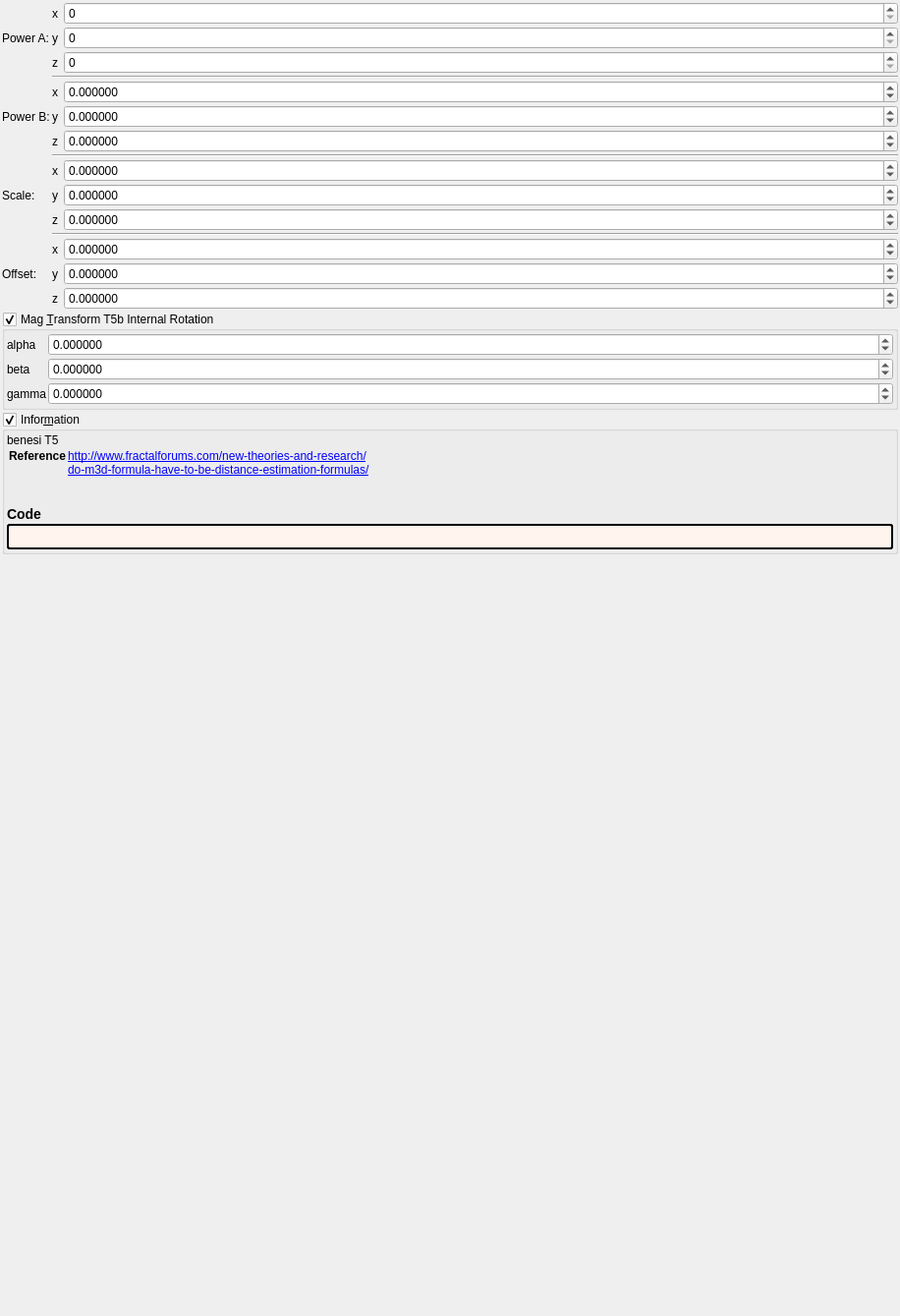
<?xml version="1.0" encoding="UTF-8"?>
<ui version="4.0">
 <class>transf_benesi_t5b</class>
 <widget class="QWidget" name="Form">
  <property name="geometry">
   <rect>
    <x>0</x>
    <y>0</y>
    <width>916</width>
    <height>1339</height>
   </rect>
  </property>
  <property name="windowTitle">
   <string notr="true">transf_benesi_t5b</string>
  </property>
  <layout class="QVBoxLayout" name="verticalLayout">
   <property name="spacing">
    <number>2</number>
   </property>
   <property name="leftMargin">
    <number>2</number>
   </property>
   <property name="topMargin">
    <number>2</number>
   </property>
   <property name="rightMargin">
    <number>2</number>
   </property>
   <property name="bottomMargin">
    <number>2</number>
   </property>
   <item>
    <layout class="QGridLayout" name="gridLayout_63" columnstretch="0,0,0,0,0,1">
     <property name="spacing">
      <number>2</number>
     </property>
     <item row="9" column="2">
      <widget class="QLabel" name="label_254">
       <property name="text">
        <string notr="true">y</string>
       </property>
      </widget>
     </item>
     <item row="12" column="5">
      <widget class="MyDoubleSpinBox" name="spinbox3_transf_addition_constant_111_x">
       <property name="sizePolicy">
        <sizepolicy hsizetype="Minimum" vsizetype="Maximum">
         <horstretch>0</horstretch>
         <verstretch>0</verstretch>
        </sizepolicy>
       </property>
       <property name="prefix">
        <string/>
       </property>
       <property name="suffix">
        <string/>
       </property>
       <property name="decimals">
        <number>6</number>
       </property>
       <property name="minimum">
        <double>-99.989999999999995</double>
       </property>
       <property name="maximum">
        <double>99.989999999999995</double>
       </property>
       <property name="singleStep">
        <double>0.100000000000000</double>
       </property>
      </widget>
     </item>
     <item row="1" column="2">
      <widget class="QLabel" name="label_265">
       <property name="text">
        <string notr="true">y</string>
       </property>
      </widget>
     </item>
     <item row="13" column="1">
      <widget class="QLabel" name="label_255">
       <property name="text">
        <string>Offset:</string>
       </property>
      </widget>
     </item>
     <item row="6" column="2">
      <widget class="QLabel" name="label_266">
       <property name="text">
        <string notr="true">z</string>
       </property>
      </widget>
     </item>
     <item row="8" column="5">
      <widget class="MyDoubleSpinBox" name="spinbox3_transf_scale3D_222_x">
       <property name="sizePolicy">
        <sizepolicy hsizetype="Minimum" vsizetype="Maximum">
         <horstretch>0</horstretch>
         <verstretch>0</verstretch>
        </sizepolicy>
       </property>
       <property name="prefix">
        <string/>
       </property>
       <property name="suffix">
        <string/>
       </property>
       <property name="decimals">
        <number>6</number>
       </property>
       <property name="minimum">
        <double>-99.989999999999995</double>
       </property>
       <property name="maximum">
        <double>99.989999999999995</double>
       </property>
       <property name="singleStep">
        <double>0.100000000000000</double>
       </property>
      </widget>
     </item>
     <item row="9" column="5">
      <widget class="MyDoubleSpinBox" name="spinbox3_transf_scale3D_222_y">
       <property name="sizePolicy">
        <sizepolicy hsizetype="Minimum" vsizetype="Maximum">
         <horstretch>0</horstretch>
         <verstretch>0</verstretch>
        </sizepolicy>
       </property>
       <property name="prefix">
        <string/>
       </property>
       <property name="suffix">
        <string/>
       </property>
       <property name="decimals">
        <number>6</number>
       </property>
       <property name="minimum">
        <double>-99.989999999999995</double>
       </property>
       <property name="maximum">
        <double>99.989999999999995</double>
       </property>
       <property name="singleStep">
        <double>0.100000000000000</double>
       </property>
      </widget>
     </item>
     <item row="10" column="1">
      <widget class="QLabel" name="label_250">
       <property name="text">
        <string/>
       </property>
      </widget>
     </item>
     <item row="0" column="5">
      <widget class="QSpinBox" name="spinboxInt_transf_int8_X"/>
     </item>
     <item row="0" column="2">
      <widget class="QLabel" name="label_263">
       <property name="text">
        <string notr="true">x</string>
       </property>
      </widget>
     </item>
     <item row="6" column="5">
      <widget class="MyDoubleSpinBox" name="spinbox3_transf_power_025_z">
       <property name="sizePolicy">
        <sizepolicy hsizetype="Minimum" vsizetype="Maximum">
         <horstretch>0</horstretch>
         <verstretch>0</verstretch>
        </sizepolicy>
       </property>
       <property name="prefix">
        <string/>
       </property>
       <property name="suffix">
        <string/>
       </property>
       <property name="decimals">
        <number>6</number>
       </property>
       <property name="minimum">
        <double>-99.989999999999995</double>
       </property>
       <property name="maximum">
        <double>99.989999999999995</double>
       </property>
       <property name="singleStep">
        <double>0.100000000000000</double>
       </property>
      </widget>
     </item>
     <item row="8" column="1">
      <widget class="QLabel" name="label_251">
       <property name="text">
        <string/>
       </property>
      </widget>
     </item>
     <item row="14" column="1">
      <widget class="QLabel" name="label_257">
       <property name="text">
        <string/>
       </property>
      </widget>
     </item>
     <item row="12" column="1">
      <widget class="QLabel" name="label_253">
       <property name="text">
        <string/>
       </property>
      </widget>
     </item>
     <item row="12" column="2">
      <widget class="QLabel" name="label_259">
       <property name="text">
        <string notr="true">x</string>
       </property>
      </widget>
     </item>
     <item row="10" column="5">
      <widget class="MyDoubleSpinBox" name="spinbox3_transf_scale3D_222_z">
       <property name="sizePolicy">
        <sizepolicy hsizetype="Minimum" vsizetype="Maximum">
         <horstretch>0</horstretch>
         <verstretch>0</verstretch>
        </sizepolicy>
       </property>
       <property name="prefix">
        <string/>
       </property>
       <property name="suffix">
        <string/>
       </property>
       <property name="decimals">
        <number>6</number>
       </property>
       <property name="minimum">
        <double>-99.989999999999995</double>
       </property>
       <property name="maximum">
        <double>99.989999999999995</double>
       </property>
       <property name="singleStep">
        <double>0.100000000000000</double>
       </property>
      </widget>
     </item>
     <item row="14" column="5">
      <widget class="MyDoubleSpinBox" name="spinbox3_transf_addition_constant_111_z">
       <property name="sizePolicy">
        <sizepolicy hsizetype="Minimum" vsizetype="Maximum">
         <horstretch>0</horstretch>
         <verstretch>0</verstretch>
        </sizepolicy>
       </property>
       <property name="prefix">
        <string/>
       </property>
       <property name="suffix">
        <string/>
       </property>
       <property name="decimals">
        <number>6</number>
       </property>
       <property name="minimum">
        <double>-99.989999999999995</double>
       </property>
       <property name="maximum">
        <double>99.989999999999995</double>
       </property>
       <property name="singleStep">
        <double>0.100000000000000</double>
       </property>
      </widget>
     </item>
     <item row="2" column="5">
      <widget class="QSpinBox" name="spinboxInt_transf_int8_Z"/>
     </item>
     <item row="4" column="2">
      <widget class="QLabel" name="label_262">
       <property name="text">
        <string notr="true">x</string>
       </property>
      </widget>
     </item>
     <item row="13" column="2">
      <widget class="QLabel" name="label_260">
       <property name="text">
        <string notr="true">y</string>
       </property>
      </widget>
     </item>
     <item row="13" column="5">
      <widget class="MyDoubleSpinBox" name="spinbox3_transf_addition_constant_111_y">
       <property name="sizePolicy">
        <sizepolicy hsizetype="Minimum" vsizetype="Maximum">
         <horstretch>0</horstretch>
         <verstretch>0</verstretch>
        </sizepolicy>
       </property>
       <property name="prefix">
        <string/>
       </property>
       <property name="suffix">
        <string/>
       </property>
       <property name="decimals">
        <number>6</number>
       </property>
       <property name="minimum">
        <double>-99.989999999999995</double>
       </property>
       <property name="maximum">
        <double>99.989999999999995</double>
       </property>
       <property name="singleStep">
        <double>0.100000000000000</double>
       </property>
      </widget>
     </item>
     <item row="10" column="2">
      <widget class="QLabel" name="label_256">
       <property name="text">
        <string notr="true">z</string>
       </property>
      </widget>
     </item>
     <item row="14" column="2">
      <widget class="QLabel" name="label_261">
       <property name="text">
        <string notr="true">z</string>
       </property>
      </widget>
     </item>
     <item row="9" column="1">
      <widget class="QLabel" name="label_258">
       <property name="text">
        <string>Scale:</string>
       </property>
      </widget>
     </item>
     <item row="2" column="2">
      <widget class="QLabel" name="label_267">
       <property name="text">
        <string notr="true">z</string>
       </property>
      </widget>
     </item>
     <item row="5" column="5">
      <widget class="MyDoubleSpinBox" name="spinbox3_transf_power_025_y">
       <property name="sizePolicy">
        <sizepolicy hsizetype="Minimum" vsizetype="Maximum">
         <horstretch>0</horstretch>
         <verstretch>0</verstretch>
        </sizepolicy>
       </property>
       <property name="prefix">
        <string/>
       </property>
       <property name="suffix">
        <string/>
       </property>
       <property name="decimals">
        <number>6</number>
       </property>
       <property name="minimum">
        <double>-99.989999999999995</double>
       </property>
       <property name="maximum">
        <double>99.989999999999995</double>
       </property>
       <property name="singleStep">
        <double>0.100000000000000</double>
       </property>
      </widget>
     </item>
     <item row="8" column="2">
      <widget class="QLabel" name="label_252">
       <property name="text">
        <string notr="true">x</string>
       </property>
      </widget>
     </item>
     <item row="1" column="1">
      <widget class="QLabel" name="label_358">
       <property name="text">
        <string>Power A:</string>
       </property>
      </widget>
     </item>
     <item row="5" column="2">
      <widget class="QLabel" name="label_264">
       <property name="text">
        <string notr="true">y</string>
       </property>
      </widget>
     </item>
     <item row="5" column="1">
      <widget class="QLabel" name="label_355">
       <property name="text">
        <string>Power B:</string>
       </property>
      </widget>
     </item>
     <item row="4" column="5">
      <widget class="MyDoubleSpinBox" name="spinbox3_transf_power_025_x">
       <property name="sizePolicy">
        <sizepolicy hsizetype="Minimum" vsizetype="Maximum">
         <horstretch>0</horstretch>
         <verstretch>0</verstretch>
        </sizepolicy>
       </property>
       <property name="prefix">
        <string/>
       </property>
       <property name="suffix">
        <string/>
       </property>
       <property name="decimals">
        <number>6</number>
       </property>
       <property name="minimum">
        <double>-99.989999999999995</double>
       </property>
       <property name="maximum">
        <double>99.989999999999995</double>
       </property>
       <property name="singleStep">
        <double>0.100000000000000</double>
       </property>
      </widget>
     </item>
     <item row="1" column="5">
      <widget class="QSpinBox" name="spinboxInt_transf_int8_Y"/>
     </item>
     <item row="11" column="2" colspan="4">
      <widget class="Line" name="line_53">
       <property name="orientation">
        <enum>Qt::Horizontal</enum>
       </property>
      </widget>
     </item>
     <item row="7" column="2" colspan="4">
      <widget class="Line" name="line_77">
       <property name="orientation">
        <enum>Qt::Horizontal</enum>
       </property>
      </widget>
     </item>
     <item row="3" column="2" colspan="4">
      <widget class="Line" name="line_80">
       <property name="orientation">
        <enum>Qt::Horizontal</enum>
       </property>
      </widget>
     </item>
    </layout>
   </item>
   <item>
    <widget class="MyGroupBox" name="groupCheck_transf_rotation_enabled">
     <property name="title">
      <string>Mag &amp;Transform T5b Internal Rotation</string>
     </property>
     <property name="checkable">
      <bool>true</bool>
     </property>
     <layout class="QVBoxLayout" name="verticalLayout_8" stretch="0">
      <property name="spacing">
       <number>2</number>
      </property>
      <property name="leftMargin">
       <number>2</number>
      </property>
      <property name="topMargin">
       <number>2</number>
      </property>
      <property name="rightMargin">
       <number>2</number>
      </property>
      <property name="bottomMargin">
       <number>2</number>
      </property>
      <item>
       <layout class="QGridLayout" name="gridLayout_10" columnstretch="0,1">
        <property name="spacing">
         <number>2</number>
        </property>
        <item row="1" column="0">
         <widget class="QLabel" name="label_34">
          <property name="text">
           <string notr="true">beta</string>
          </property>
         </widget>
        </item>
        <item row="2" column="1">
         <widget class="MyDoubleSpinBox" name="spinboxd3_transf_rotation_z">
          <property name="sizePolicy">
           <sizepolicy hsizetype="Minimum" vsizetype="Maximum">
            <horstretch>0</horstretch>
            <verstretch>0</verstretch>
           </sizepolicy>
          </property>
          <property name="prefix">
           <string/>
          </property>
          <property name="suffix">
           <string/>
          </property>
          <property name="decimals">
           <number>6</number>
          </property>
          <property name="minimum">
           <double>-180.000000000000000</double>
          </property>
          <property name="maximum">
           <double>180.000000000000000</double>
          </property>
          <property name="singleStep">
           <double>1.000000000000000</double>
          </property>
         </widget>
        </item>
        <item row="2" column="0">
         <widget class="QLabel" name="label_36">
          <property name="text">
           <string notr="true">gamma</string>
          </property>
         </widget>
        </item>
        <item row="1" column="1">
         <widget class="MyDoubleSpinBox" name="spinboxd3_transf_rotation_y">
          <property name="sizePolicy">
           <sizepolicy hsizetype="Minimum" vsizetype="Maximum">
            <horstretch>0</horstretch>
            <verstretch>0</verstretch>
           </sizepolicy>
          </property>
          <property name="prefix">
           <string/>
          </property>
          <property name="suffix">
           <string/>
          </property>
          <property name="decimals">
           <number>6</number>
          </property>
          <property name="minimum">
           <double>-180.000000000000000</double>
          </property>
          <property name="maximum">
           <double>180.000000000000000</double>
          </property>
          <property name="singleStep">
           <double>1.000000000000000</double>
          </property>
         </widget>
        </item>
        <item row="0" column="1">
         <widget class="MyDoubleSpinBox" name="spinboxd3_transf_rotation_x">
          <property name="sizePolicy">
           <sizepolicy hsizetype="Minimum" vsizetype="Maximum">
            <horstretch>0</horstretch>
            <verstretch>0</verstretch>
           </sizepolicy>
          </property>
          <property name="prefix">
           <string/>
          </property>
          <property name="suffix">
           <string/>
          </property>
          <property name="decimals">
           <number>6</number>
          </property>
          <property name="minimum">
           <double>-180.000000000000000</double>
          </property>
          <property name="maximum">
           <double>180.000000000000000</double>
          </property>
          <property name="singleStep">
           <double>1.000000000000000</double>
          </property>
         </widget>
        </item>
        <item row="0" column="0">
         <widget class="QLabel" name="label_35">
          <property name="text">
           <string notr="true">alpha</string>
          </property>
         </widget>
        </item>
       </layout>
      </item>
     </layout>
    </widget>
   </item>
   <item>
    <widget class="MyGroupBox" name="groupCheck_info">
     <property name="title">
      <string>Infor&amp;mation</string>
     </property>
     <property name="flat">
      <bool>false</bool>
     </property>
     <property name="checkable">
      <bool>true</bool>
     </property>
     <layout class="QVBoxLayout" name="verticalLayout_2">
      <property name="spacing">
       <number>2</number>
      </property>
      <property name="leftMargin">
       <number>2</number>
      </property>
      <property name="topMargin">
       <number>2</number>
      </property>
      <property name="rightMargin">
       <number>2</number>
      </property>
      <property name="bottomMargin">
       <number>2</number>
      </property>
      <item>
       <widget class="QLabel" name="label_information_general">
        <property name="text">
         <string notr="true">&lt;p&gt;benesi T5&lt;/p&gt;&lt;table&gt;
&lt;tr&gt;&lt;th&gt;Reference&lt;/th&gt;&lt;td&gt;&lt;a href=&quot;http://www.fractalforums.com/new-theories-and-research/&quot;&gt;http://www.fractalforums.com/new-theories-and-research/&lt;br&gt;
&lt;a href=&quot;do-m3d-formula-have-to-be-distance-estimation-formulas/&quot;&gt;do-m3d-formula-have-to-be-distance-estimation-formulas/&lt;br&gt;
&lt;/td&gt;&lt;/tr&gt;
&lt;/table&gt;
&lt;h3&gt;Code&lt;/h3&gt;</string>
        </property>
        <property name="wordWrap">
         <bool>true</bool>
        </property>
        <property name="openExternalLinks">
         <bool>true</bool>
        </property>
        <property name="textInteractionFlags">
         <set>Qt::LinksAccessibleByMouse|Qt::TextSelectableByMouse</set>
        </property>
       </widget>
      </item>
      <item>
       <widget class="QLabel" name="label_code_content">
        <property name="styleSheet">
         <string notr="true">border-style: outset; border-width: 2px; border-radius: 3px; border-color: black; background-color: #fff5ee; padding: 4px;</string>
        </property>
        <property name="text">
         <string notr="true"></string>
        </property>
        <property name="wordWrap">
         <bool>true</bool>
        </property>
        <property name="openExternalLinks">
         <bool>true</bool>
        </property>
        <property name="textInteractionFlags">
         <set>Qt::LinksAccessibleByMouse|Qt::TextSelectableByMouse</set>
        </property>
       </widget>
      </item>
     </layout>
    </widget>
   </item>
   <item>
    <spacer name="verticalSpacer">
     <property name="orientation">
      <enum>Qt::Vertical</enum>
     </property>
     <property name="sizeHint" stdset="0">
      <size>
       <width>20</width>
       <height>40</height>
      </size>
     </property>
    </spacer>
   </item>
  </layout>
 </widget>
 <customwidgets>
  <customwidget>
   <class>MyDoubleSpinBox</class>
   <extends>QDoubleSpinBox</extends>
   <header>my_double_spin_box.h</header>
  </customwidget>
  <customwidget>
   <class>MyGroupBox</class>
   <extends>QGroupBox</extends>
   <header>my_group_box.h</header>
   <container>1</container>
  </customwidget>
 </customwidgets>
 <tabstops>
  <tabstop>spinboxInt_transf_int8_X</tabstop>
  <tabstop>spinboxInt_transf_int8_Y</tabstop>
  <tabstop>spinboxInt_transf_int8_Z</tabstop>
  <tabstop>spinbox3_transf_power_025_x</tabstop>
  <tabstop>spinbox3_transf_power_025_y</tabstop>
  <tabstop>spinbox3_transf_power_025_z</tabstop>
  <tabstop>spinbox3_transf_scale3D_222_x</tabstop>
  <tabstop>spinbox3_transf_scale3D_222_y</tabstop>
  <tabstop>spinbox3_transf_scale3D_222_z</tabstop>
  <tabstop>spinbox3_transf_addition_constant_111_x</tabstop>
  <tabstop>spinbox3_transf_addition_constant_111_y</tabstop>
  <tabstop>spinbox3_transf_addition_constant_111_z</tabstop>
  <tabstop>groupCheck_info</tabstop>
 </tabstops>
 <resources/>
 <connections/>
</ui>
